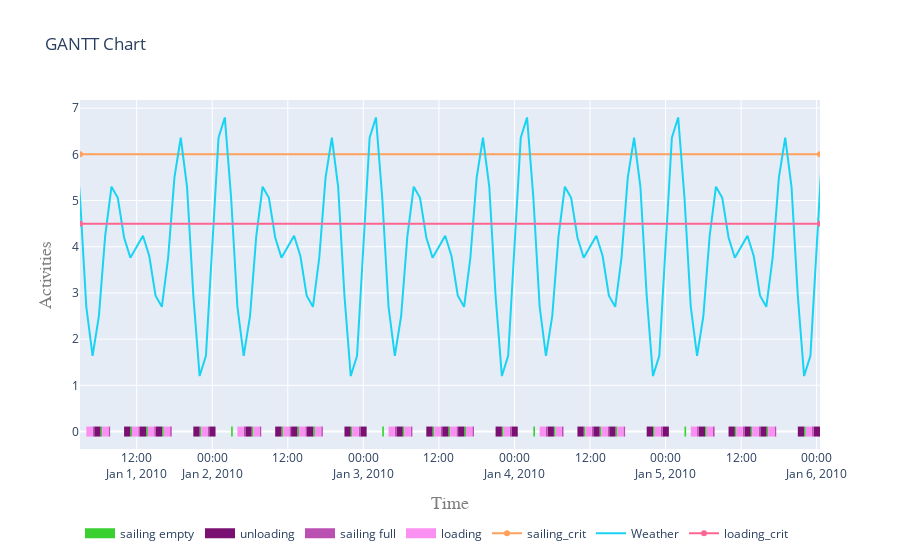

The cell this chart's notebook holds for it:
### Markdown cell above
##### 5.2 Visualise gantt charts

### Code cell
res = plot.get_gantt_chart([vessel01], y_scale="numbers", static=True, id_map=[while_activity])
data = res['data']
layout = res['layout']

data.append({
    "name": "sailing_crit",
    "x":[vessel01.log["Timestamp"][0].isoformat(), vessel01.log["Timestamp"][-1].isoformat()],
    "y":[sailing_crit.maximum,sailing_crit.maximum],
})

data.append({
    "name": "Weather",
    "x":metocean_df.index,
    "y":metocean_df[sailing_crit.condition],
})

data.append({
    "name": "loading_crit",
    "x":[vessel01.log["Timestamp"][0].isoformat(), vessel01.log["Timestamp"][-1].isoformat()],
    "y":[loading_crit.maximum,loading_crit.maximum],
})

go.Figure(data=data, layout=layout)

### Figure 1 — Plotly figure (JSON) as saved in the notebook; plotly's stock layout.template omitted (floating-point values rounded to 4 significant figures; data arrays with more than 128 entries replaced by an {"elided": "..."} marker saying what was removed)
{"data": [{"connectgaps": false, "hoverinfo": "y+name", "line": {"color": "rgb(58,208,49)", "width": 10}, "mode": "lines", "name": "sailing empty", "type": "scatter", "x": {"elided": "150 str values"}, "y": {"elided": "150 int values"}}, {"connectgaps": false, "hoverinfo": "y+name", "line": {"color": "rgb(122,16,113)", "width": 10}, "mode": "lines", "name": "unloading", "type": "scatter", "x": {"elided": "150 str values"}, "y": {"elided": "150 int values"}}, {"connectgaps": false, "hoverinfo": "y+name", "line": {"color": "rgb(186,80,177)", "width": 10}, "mode": "lines", "name": "sailing full", "type": "scatter", "x": {"elided": "150 str values"}, "y": {"elided": "150 int values"}}, {"connectgaps": false, "hoverinfo": "y+name", "line": {"color": "rgb(250,144,241)", "width": 10}, "mode": "lines", "name": "loading", "type": "scatter", "x": {"elided": "150 str values"}, "y": {"elided": "150 int values"}}, {"name": "sailing_crit", "type": "scatter", "x": ["2010-01-01T03:00:00", "2010-01-06T00:31:25.649182"], "y": [6, 6]}, {"name": "Weather", "type": "scatter", "x": {"elided": "192 str values"}, "y": {"elided": "192 float values"}}, {"name": "loading_crit", "type": "scatter", "x": ["2010-01-01T03:00:00", "2010-01-06T00:31:25.649182"], "y": [4.5, 4.5]}], "layout": {"hovermode": "closest", "legend": {"orientation": "h", "x": 0, "y": -0.2}, "title": {"text": "GANTT Chart"}, "xaxis": {"range": ["2010-01-01T03:00:00", "2010-01-06T00:31:25.649182"], "title": {"font": {"color": "#7f7f7f", "family": "Courier New, monospace", "size": 18}, "text": "Time"}}, "yaxis": {"title": {"font": {"color": "#7f7f7f", "family": "Courier New, monospace", "size": 18}, "text": "Activities"}}}}
